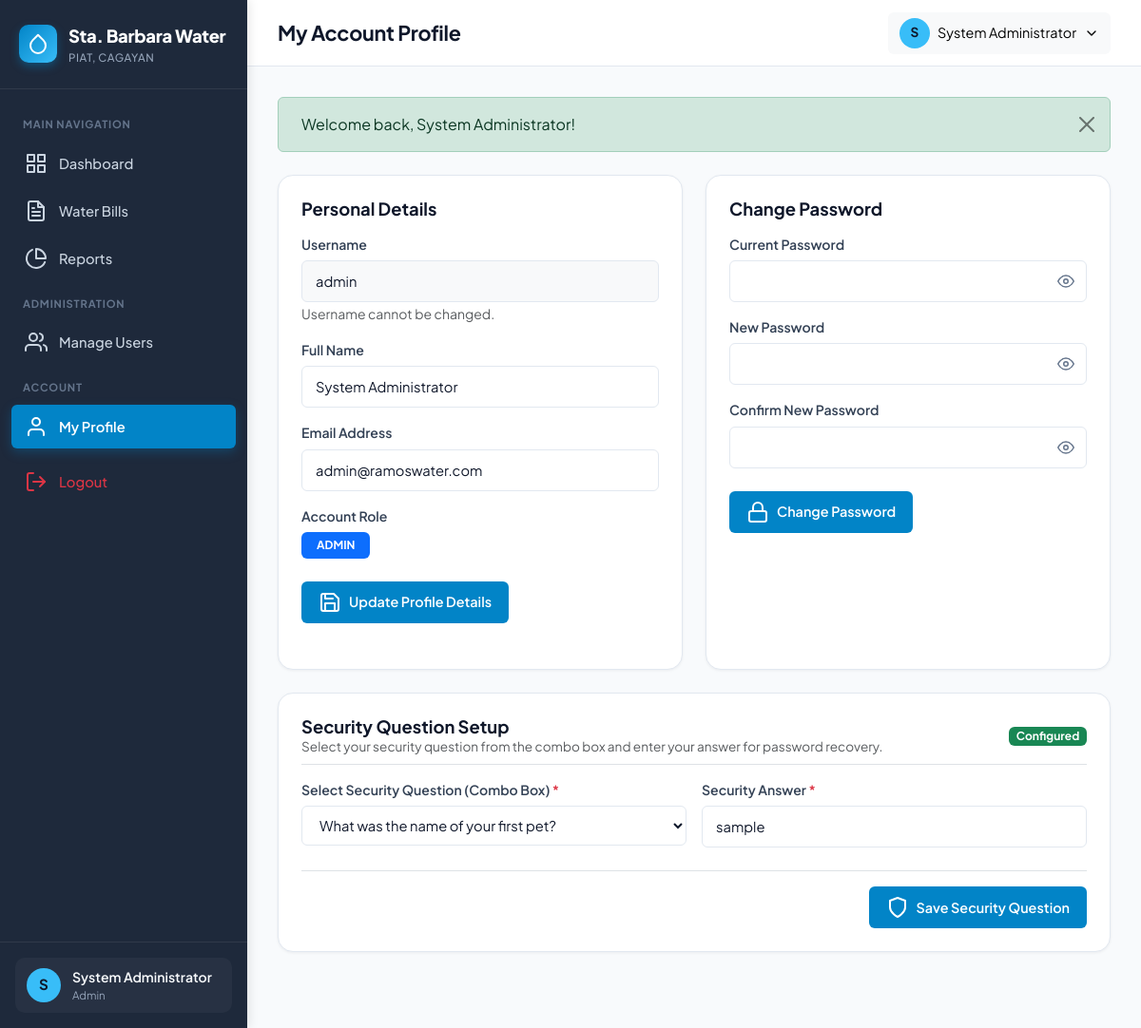
The app's page /profile.php (signed in) with its own data.
### tables this page shows
CREATE TABLE `users` (
  `user_id` int(11) NOT NULL,
  `username` varchar(50) NOT NULL,
  `full_name` varchar(100) NOT NULL,
  `email` varchar(100) NOT NULL,
  `password` varchar(255) NOT NULL,
  `role` enum('admin','staff') NOT NULL DEFAULT 'staff',
  `status` enum('active','inactive') NOT NULL DEFAULT 'active',
  `created_at` timestamp NOT NULL DEFAULT current_timestamp(),
  `sq1_answer` varchar(255) DEFAULT NULL,
  `sq2_answer` varchar(255) DEFAULT NULL,
  `sq3_answer` varchar(255) DEFAULT NULL,
  `sq4_answer` varchar(255) DEFAULT NULL,
  `sq5_answer` varchar(255) DEFAULT NULL,
  `security_question` varchar(255) DEFAULT NULL,
  `security_answer` varchar(255) DEFAULT NULL
);

### includes/auth.php (called while the page is built, shortened)
<?php
require_once __DIR__ . '/functions.php';
function isLoggedIn() {
    return isset($_SESSION['user_id']) && !empty($_SESSION['user_id']);
}
function currentUser() {
    return [
        'user_id'   => $_SESSION['user_id'] ?? 0,
        'username'  => $_SESSION['username'] ?? '',
        'full_name' => $_SESSION['full_name'] ?? 'User',
        'email'     => $_SESSION['email'] ?? '',
        'role'      => $_SESSION['user_role'] ?? 'staff'
    ];
}

### profile.php (the view, shortened to what this page needs)
<?php
require_once __DIR__ . '/includes/auth.php';
$user = currentUser();
$questions = getSecurityQuestions();
try {
    $freshUserStmt = $pdo->prepare("SELECT * FROM users WHERE user_id = :id LIMIT 1");
    $freshUserStmt->execute(['id' => $user['user_id']]);
    $userRecord = $freshUserStmt->fetch();
} catch (PDOException $e) {
    $userRecord = $user;
}
$pageTitle = 'My Account Profile';
require_once __DIR__ . '/includes/header.php';
?>
<div class="row">
    <div class="col-lg-6 mb-4">
        <div class="card-box h-100">
            <h3 style="font-size:1.15rem; font-weight:700;" class="mb-3">Personal Details</h3>
            <form action="" method="POST">
                <div class="mb-3">
                    <label class="form-label-custom">Username</label>
                    <input type="text" class="form-control-custom bg-light" value="<?= sanitize($user['username']); ?>" readonly>
                    <small class="text-muted">Username cannot be changed.</small>
                </div>
                <div class="mb-3">
                    <label for="full_name" class="form-label-custom">Full Name</label>
                    <input type="text" name="full_name" id="full_name" class="form-control-custom"
                           required value="<?= sanitize($_POST['full_name'] ?? $userRecord['full_name']); ?>">
                </div>
                <div class="mb-3">
                    <label for="email" class="form-label-custom">Email Address</label>
                    <input type="email" name="email" id="email" class="form-control-custom"
                           required value="<?= sanitize($_POST['email'] ?? $userRecord['email']); ?>">
                </div>
                <div class="mb-4">
                    <label class="form-label-custom">Account Role</label>
                    <div>
                        <span class="badge bg-primary px-3 py-2"><?= strtoupper($user['role']); ?></span>
                    </div>
                </div>
                <button type="submit" class="btn-primary-custom">
                    <i data-feather="save"></i> Update Profile Details
                </button>
            </form>
        </div>
    </div>
    <div class="col-lg-6 mb-4">
        <div class="card-box h-100">
            <h3 style="font-size:1.15rem; font-weight:700;" class="mb-3">Change Password</h3>
            <form action="" method="POST">
                <div class="mb-3">
                    <label for="current_password" class="form-label-custom">Current Password</label>
                    <div class="password-input-wrapper">
                        <input type="password" name="current_password" id="current_password" class="form-control-custom" required>
                        <button type="button" class="toggle-password-btn" data-target="current_password" title="Show/Hide Password">
                            <i data-feather="eye"></i>
                        </button>
                    </div>
                </div>
                <div class="mb-3">
                    <label for="new_password" class="form-label-custom">New Password</label>
                    <div class="password-input-wrapper">
                        <input type="password" name="new_password" id="new_password" class="form-control-custom" required>
                        <button type="button" class="toggle-password-btn" data-target="new_password" title="Show/Hide Password">
                            <i data-feather="eye"></i>
                        </button>
                    </div>
                </div>
                <div class="mb-4">
                    <label for="confirm_password" class="form-label-custom">Confirm New Password</label>
                    <div class="password-input-wrapper">
                        <input type="password" name="confirm_password" id="confirm_password" class="form-control-custom" required>
                        <button type="button" class="toggle-password-btn" data-target="confirm_password" title="Show/Hide Password">
                            <i data-feather="eye"></i>
                        </button>
                    </div>
                </div>
                <button type="submit" class="btn-primary-custom">
                    <i data-feather="lock"></i> Change Password
                </button>
            </form>
        </div>
    </div>
</div>
<div class="row">
    <div class="col-12 mb-4">
        <div class="card-box">
            <div class="d-flex align-items-center justify-content-between mb-3 pb-2 border-bottom">
                <div>
                    <h3 style="font-size:1.15rem; font-weight:700;" class="m-0">Security Question Setup</h3>
                    <p class="text-muted m-0" style="font-size:0.85rem;">Select your security question from the combo box and enter your answer for password recovery.</p>
                </div>
                <span class="badge <?= (!empty($userRecord['security_answer'])) ? 'bg-success' : 'bg-warning text-dark' ?>">
                    <?= (!empty($userRecord['security_answer'])) ? 'Configured' : 'Setup Required' ?>
                </span>
            </div>
            <form action="" method="POST">
                <div class="row g-3">
                    <div class="col-md-6">
                        <label for="security_question" class="form-label-custom">Select Security Question (Combo Box) <span class="text-danger">*</span></label>
                        <select name="security_question" id="security_question" class="form-select-custom" required>
                            <?php foreach ($questions as $id => $qText): ?>
                                <option value="<?= sanitize($qText); ?>" <?= (($_POST['security_question'] ?? $userRecord['security_question'] ?? '') === $qText) ? 'selected' : ''; ?>>
                                    <?= sanitize($qText); ?>
                                </option>
                            <?php endforeach; ?>
                        </select>
                    </div>
                    <div class="col-md-6">
                        <label for="security_answer" class="form-label-custom">Security Answer <span class="text-danger">*</span></label>
                        <input type="text" name="security_answer" id="security_answer" class="form-control-custom" required
                               value="<?= sanitize($_POST['security_answer'] ?? $userRecord['security_answer'] ?? ''); ?>">
                    </div>
                </div>
                <div class="mt-4 pt-3 border-top d-flex justify-content-end">
                    <button type="submit" class="btn-primary-custom">
                        <i data-feather="shield"></i> Save Security Question
                    </button>
                </div>
            </form>
        </div>
    </div>
</div>
<?php require_once __DIR__ . '/includes/footer.php'; ?>

### includes/header.php (shortened to what this page needs)
<?php
require_once __DIR__ . '/auth.php';
$pageTitle = $pageTitle ?? 'Water Billing System for Sta. Barbara, Piat Cagayan';
?>
<!DOCTYPE html>
<html lang="en">
<head>
    <link rel="stylesheet" href="https://cdn.jsdelivr.net/npm/bootstrap@5.3.0/dist/css/bootstrap.min.css">
    <link rel="stylesheet" href="https://cdn.jsdelivr.net/npm/feather-icons/dist/feather.min.css">
    <link rel="stylesheet" href="<?= baseUrl('assets/css/style.css'); ?>">
</head>
<body>
<div class="app-wrapper">
    <?php include __DIR__ . '/sidebar.php'; ?>
    <div class="main-wrapper">
        <header class="top-navbar">
            <div class="d-flex align-items-center gap-3">
                <h1 class="page-header-title"><?= sanitize($pageTitle); ?></h1>
            </div>
            <div class="top-navbar-actions">
                <div class="dropdown">
                    <button class="btn btn-light border-0 d-flex align-items-center gap-2" type="button" data-bs-toggle="dropdown" aria-expanded="false">
                        <div class="user-avatar" style="width:32px; height:32px; font-size:0.85rem;">
                            <?= strtoupper(substr($user['full_name'], 0, 1)); ?>
                        </div>
                        <span class="d-none d-md-inline font-weight-semibold" style="font-size:0.9rem;">
                            <?= sanitize($user['full_name']); ?>
                        </span>
                        <i data-feather="chevron-down" style="width:16px;"></i>
                    </button>
                </div>
            </div>
        </header>
        <main class="content-container">
            <?= getFlash(); ?>

### includes/sidebar.php
<?php
$currentPage = basename($_SERVER['PHP_SELF']);
$currentDir  = basename(dirname($_SERVER['PHP_SELF']));
$user = currentUser();
?>
<aside class="app-sidebar">
    <div class="sidebar-header">
        <div class="sidebar-brand-icon">
            <i data-feather="droplet"></i>
        </div>
        <div>
            <div class="sidebar-brand-text">Sta. Barbara Water</div>
            <div class="sidebar-brand-sub">Piat, Cagayan</div>
        </div>
    </div>
    <nav class="sidebar-nav">
        <div class="nav-section-title">Main Navigation</div>
        <a href="<?= baseUrl('dashboard.php'); ?>"
           class="sidebar-link <?= ($currentPage === 'dashboard.php') ? 'active' : ''; ?>">
            <i data-feather="grid"></i>
            <span>Dashboard</span>
        </a>
        <a href="<?= baseUrl('bills/index.php'); ?>"
           class="sidebar-link <?= ($currentDir === 'bills' || $currentPage === 'bills.php') ? 'active' : ''; ?>">
            <i data-feather="file-text"></i>
            <span>Water Bills</span>
        </a>
        <a href="<?= baseUrl('reports.php'); ?>"
           class="sidebar-link <?= ($currentPage === 'reports.php') ? 'active' : ''; ?>">
            <i data-feather="pie-chart"></i>
            <span>Reports</span>
        </a>
        <?php if (($user['role'] ?? '') === 'admin'): ?>
        <div class="nav-section-title">Administration</div>
        <a href="<?= baseUrl('users/index.php'); ?>"
           class="sidebar-link <?= ($currentDir === 'users') ? 'active' : ''; ?>">
            <i data-feather="users"></i>
            <span>Manage Users</span>
        </a>
        <?php endif; ?>
        <div class="nav-section-title">Account</div>
        <a href="<?= baseUrl('profile.php'); ?>"
           class="sidebar-link <?= ($currentPage === 'profile.php') ? 'active' : ''; ?>">
            <i data-feather="user"></i>
            <span>My Profile</span>
        </a>
        <a href="<?= baseUrl('logout.php'); ?>" class="sidebar-link text-danger mt-2">
            <i data-feather="log-out"></i>
            <span>Logout</span>
        </a>
    </nav>
    <div class="sidebar-footer">
        <div class="user-profile-badge">
            <div class="user-avatar">
                <?= strtoupper(substr($user['full_name'] ?? 'U', 0, 1)); ?>
            </div>
            <div class="user-info">
                <div class="user-name"><?= sanitize($user['full_name'] ?? ''); ?></div>
                <div class="user-role"><?= sanitize($user['role'] ?? 'Staff'); ?></div>
            </div>
        </div>
    </div>
</aside>

### records on screen
users: full_name "S", full_name "System Administrator", role "Admin", username "admin", email "admin@ramoswater.com", role "ADMIN", security_answer "sample"

### other values on screen
$pageTitle "My Account Profile"
$msg "Welcome back, System Administrator!"
form field security_question "What was the name of your first pet?"
